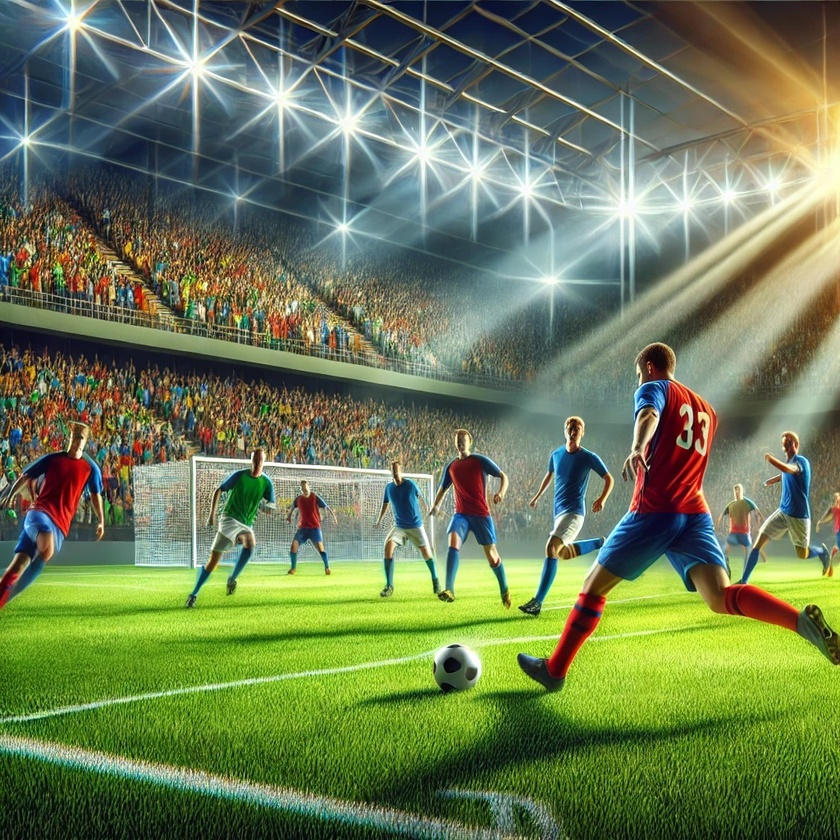
#> input picture OpenCV/sample_image.jpg, 840 x 840 px, shrunk from 1024 x 1024 before the run, given in place of the camera
$ jupyter execute Image_Processing.ipynb   (text cells are left out)
#> lines starting #> are read from the running program, lines starting #| are printed output that depends on the picture; after the words box and inside, x2 and y2 are one past the last pixel; in counts of white or black regions, pixels touching at a corner belong together
[cell 1]
import cv2 as cv

flags = [i for i in dir(cv) if i.startswith('COLOR_')]
print(flags)

[cell 2]
import cv2 as cv
import numpy as np

cap = cv.VideoCapture(0)

while(1):

    # Take each frame
    _, frame = cap.read()
#> frame is the input picture: shape (840, 840, 3); mean B, G, R 85.4, 123.3, 107.5

    # Convert BGR to HSV
    hsv = cv.cvtColor(frame, cv.COLOR_BGR2HSV)
#> hsv: shape (840, 840, 3); mean H, S, V 58.8, 115.8, 132.4

    # define range of blue color in HSV
    lower_blue = np.array([110,50,50])
    upper_blue = np.array([130,255,255])

    # Threshold the HSV image to get only blue colors
    mask = cv.inRange(hsv, lower_blue, upper_blue)
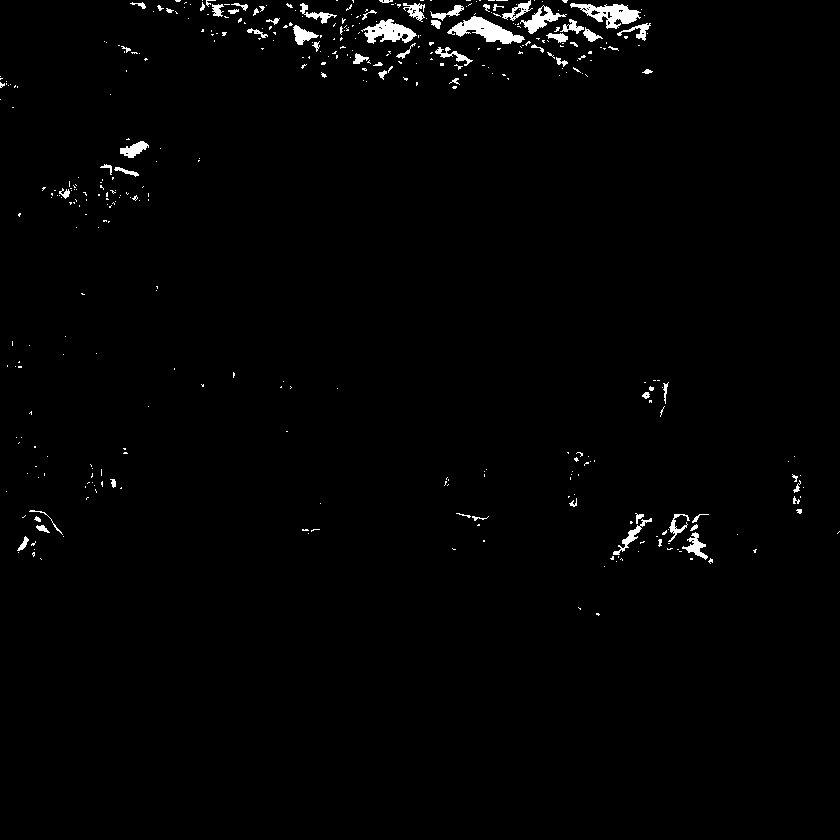
#> mask: shape (840, 840); 1.3% white; 406 white regions (339 under 20 px), largest, box (x1, y1, x2, y2) and area: (447, 16, 525, 44) 963, (570, 3, 641, 29) 824, (361, 19, 417, 44) 722

    # Bitwise-AND mask and original image
    res = cv.bitwise_and(frame,frame, mask= mask)
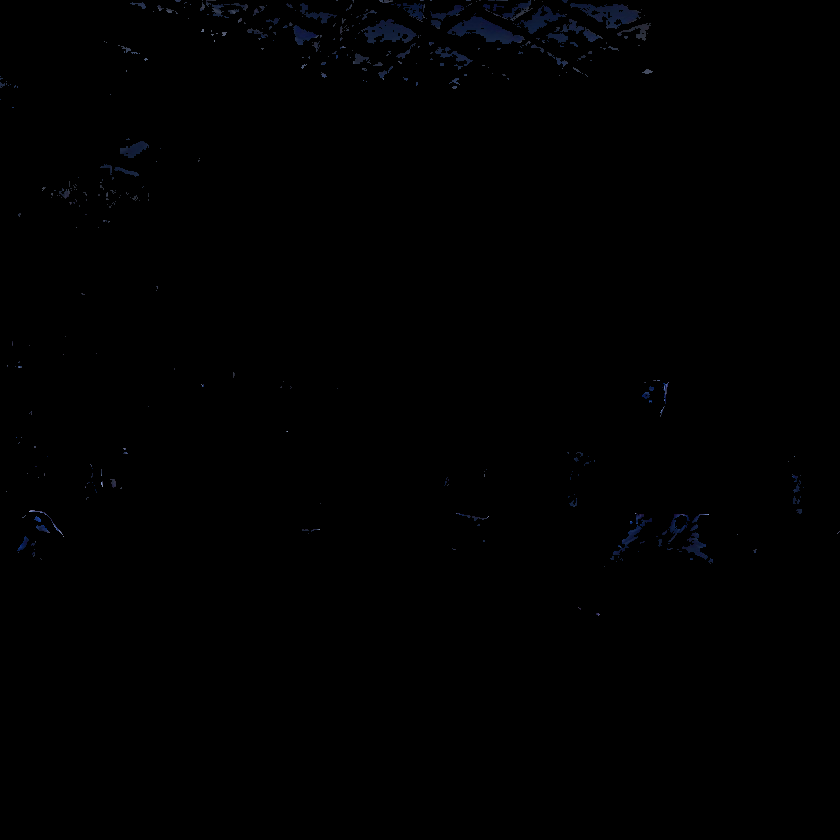
#> res: shape (840, 840, 3); mean B, G, R 0.8, 0.5, 0.3

    cv.imshow('frame',frame)
    cv.imshow('mask',mask)
    cv.imshow('res',res)
    k = cv.waitKey(5) & 0xFF
#> (key Esc is pressed here)
    if k == 27:
        break

cv.destroyAllWindows()
